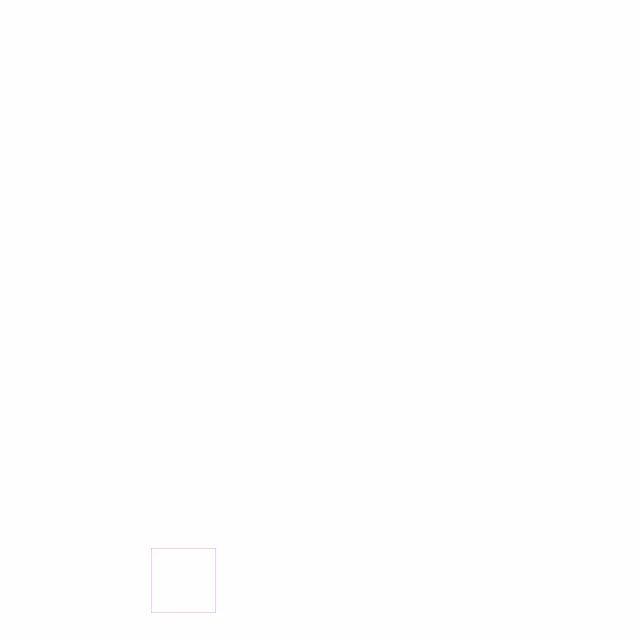
Frame 1 (no input)
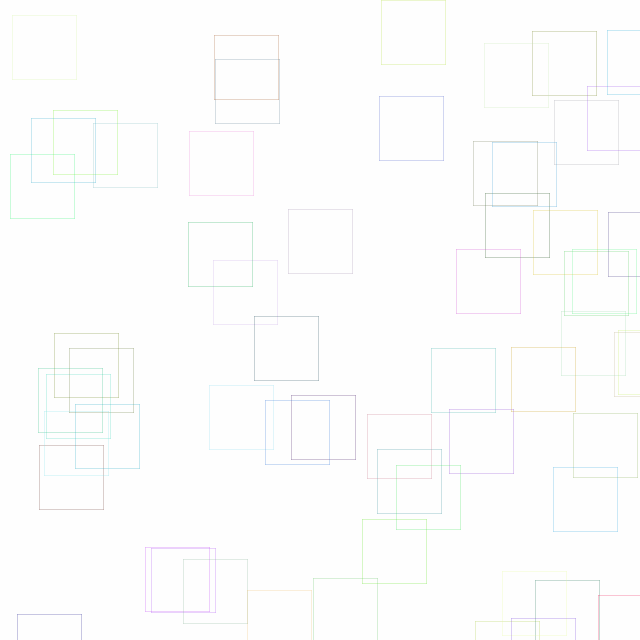
Frame 60 (the mouse pressed at the canvas centre just before this capture)
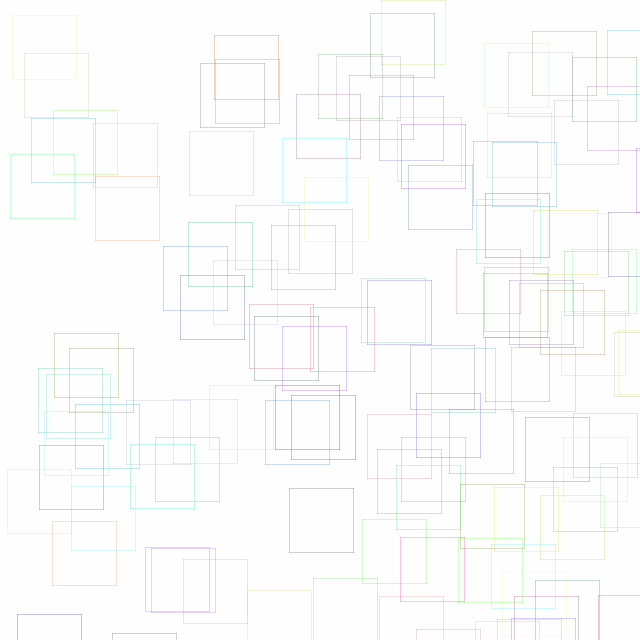
Frame 120 (the mouse held since frame 60 and released just before this capture)

The Processing sketch that drew these frames (run headless with seeded random() and noise(); from frame 60 on, the mouse is pressed at the canvas centre):

// Processing sketch: sketch_047
// ── sketch_047.pde
void setup() {
    size(640, 640);
    colorMode(RGB, 256);
    background(255);
    frameRate(30);
}

void draw() {
    stroke(randomRGBColor());
    int x = int(random(width));
    int y = int(random(height));
    rectLines(x, y, width/10, height/10);
}

void rectLines(int x, int y, int w, int h){
    line(x, y, x + w, y);
    line(x, y, x, y+h);
    line(x + w, y, x + w, y + h);
    line(x, y + h, x + w, y + h);
} 

color randomRGBColor(){
    color c = color(random(256), random(256), random(256), 60);
    return c;
}

void keyTyped() {
    if (key == 's' || key == 'S') {
        save("screen.png");
    }
}
